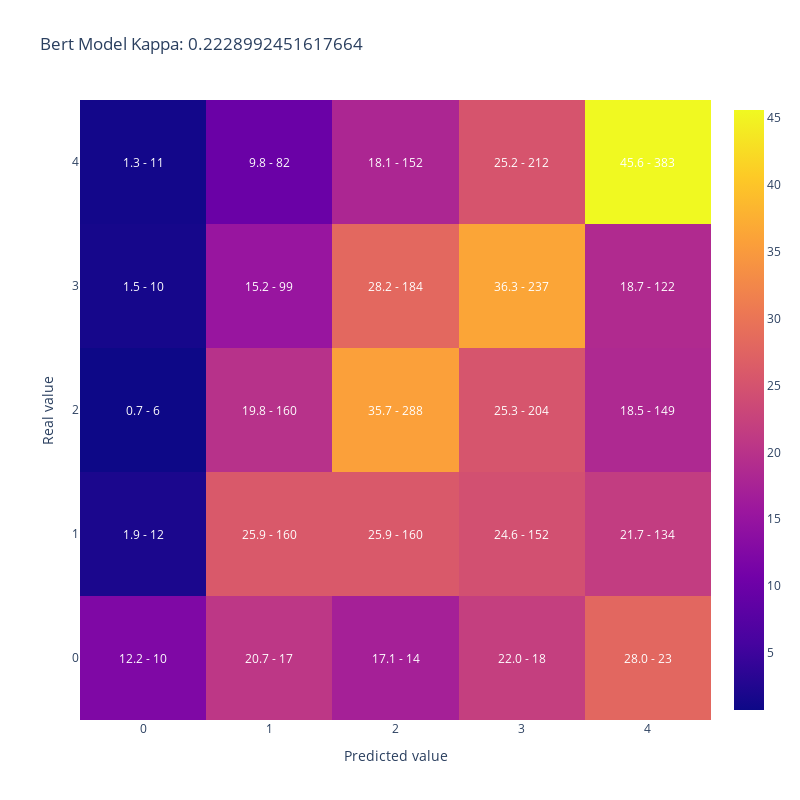

Notebook source saved alongside this figure:
### Code cell
plot_confusion_matrix(merged_datasets['AdoptionSpeed'],
                      merged_datasets['bert_pred'], 
                    title = 'Bert Model Kappa: ' + str(cohen_kappa_score(merged_datasets['AdoptionSpeed'],
                                                                    merged_datasets['bert_pred'], 
                                                                    weights='quadratic')))

### Figure 1 — Plotly figure (JSON) as saved in the notebook; plotly's stock layout.template omitted (floating-point values rounded to 4 significant figures)
{"data": [{"type": "heatmap", "x": [0, 1, 2, 3, 4], "y": [0, 1, 2, 3, 4], "z": [[12.2, 20.73, 17.07, 21.95, 28.05], [1.942, 25.89, 25.89, 24.6, 21.68], [0.7435, 19.83, 35.69, 25.28, 18.46], [1.534, 15.18, 28.22, 36.35, 18.71], [1.31, 9.762, 18.1, 25.24, 45.6]]}], "layout": {"annotations": [{"font": {"color": "white"}, "showarrow": false, "text": "12.2 - 10", "x": 0, "xref": "x", "y": 0, "yref": "y"}, {"font": {"color": "white"}, "showarrow": false, "text": "20.7 - 17", "x": 1, "xref": "x", "y": 0, "yref": "y"}, {"font": {"color": "white"}, "showarrow": false, "text": "17.1 - 14", "x": 2, "xref": "x", "y": 0, "yref": "y"}, {"font": {"color": "white"}, "showarrow": false, "text": "22.0 - 18", "x": 3, "xref": "x", "y": 0, "yref": "y"}, {"font": {"color": "white"}, "showarrow": false, "text": "28.0 - 23", "x": 4, "xref": "x", "y": 0, "yref": "y"}, {"font": {"color": "white"}, "showarrow": false, "text": "1.9 - 12", "x": 0, "xref": "x", "y": 1, "yref": "y"}, {"font": {"color": "white"}, "showarrow": false, "text": "25.9 - 160", "x": 1, "xref": "x", "y": 1, "yref": "y"}, {"font": {"color": "white"}, "showarrow": false, "text": "25.9 - 160", "x": 2, "xref": "x", "y": 1, "yref": "y"}, {"font": {"color": "white"}, "showarrow": false, "text": "24.6 - 152", "x": 3, "xref": "x", "y": 1, "yref": "y"}, {"font": {"color": "white"}, "showarrow": false, "text": "21.7 - 134", "x": 4, "xref": "x", "y": 1, "yref": "y"}, {"font": {"color": "white"}, "showarrow": false, "text": "0.7 - 6", "x": 0, "xref": "x", "y": 2, "yref": "y"}, {"font": {"color": "white"}, "showarrow": false, "text": "19.8 - 160", "x": 1, "xref": "x", "y": 2, "yref": "y"}, {"font": {"color": "white"}, "showarrow": false, "text": "35.7 - 288", "x": 2, "xref": "x", "y": 2, "yref": "y"}, {"font": {"color": "white"}, "showarrow": false, "text": "25.3 - 204", "x": 3, "xref": "x", "y": 2, "yref": "y"}, {"font": {"color": "white"}, "showarrow": false, "text": "18.5 - 149", "x": 4, "xref": "x", "y": 2, "yref": "y"}, {"font": {"color": "white"}, "showarrow": false, "text": "1.5 - 10", "x": 0, "xref": "x", "y": 3, "yref": "y"}, {"font": {"color": "white"}, "showarrow": false, "text": "15.2 - 99", "x": 1, "xref": "x", "y": 3, "yref": "y"}, {"font": {"color": "white"}, "showarrow": false, "text": "28.2 - 184", "x": 2, "xref": "x", "y": 3, "yref": "y"}, {"font": {"color": "white"}, "showarrow": false, "text": "36.3 - 237", "x": 3, "xref": "x", "y": 3, "yref": "y"}, {"font": {"color": "white"}, "showarrow": false, "text": "18.7 - 122", "x": 4, "xref": "x", "y": 3, "yref": "y"}, {"font": {"color": "white"}, "showarrow": false, "text": "1.3 - 11", "x": 0, "xref": "x", "y": 4, "yref": "y"}, {"font": {"color": "white"}, "showarrow": false, "text": "9.8 - 82", "x": 1, "xref": "x", "y": 4, "yref": "y"}, {"font": {"color": "white"}, "showarrow": false, "text": "18.1 - 152", "x": 2, "xref": "x", "y": 4, "yref": "y"}, {"font": {"color": "white"}, "showarrow": false, "text": "25.2 - 212", "x": 3, "xref": "x", "y": 4, "yref": "y"}, {"font": {"color": "white"}, "showarrow": false, "text": "45.6 - 383", "x": 4, "xref": "x", "y": 4, "yref": "y"}], "height": 800, "title": {"text": "Bert Model Kappa: 0.2228992451617664"}, "width": 800, "xaxis": {"title": {"text": "Predicted value"}}, "yaxis": {"title": {"text": "Real value"}}}}
